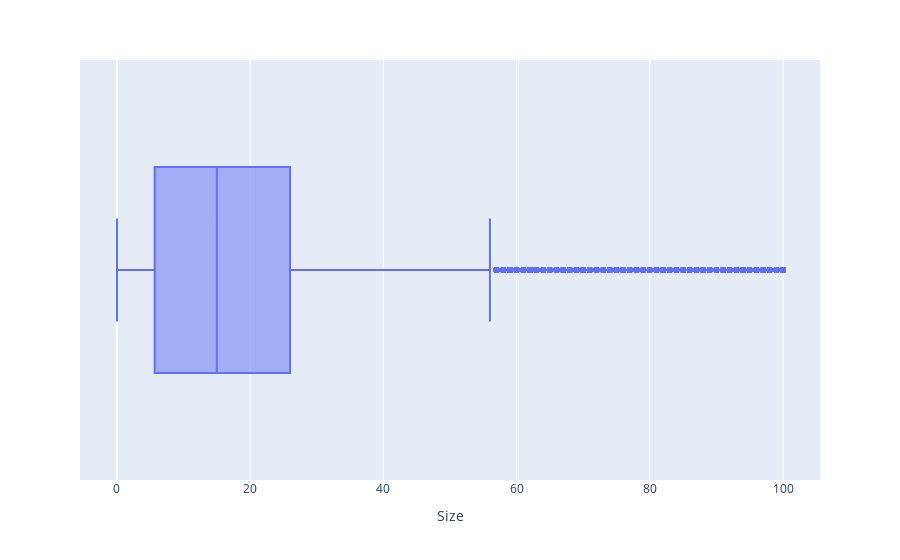

Here is the notebook cell this chart was saved with:
### Code cell
px.box(data_frame=df,x='Size')

### Figure 1 — Plotly figure (JSON) as saved in the notebook; plotly's stock layout.template omitted (floating-point values rounded to 4 significant figures; data arrays with more than 128 entries replaced by an {"elided": "..."} marker saying what was removed)
{"data": [{"alignmentgroup": "True", "hovertemplate": "Size=%{x}<extra></extra>", "legendgroup": "", "marker": {"color": "#636efa"}, "name": "", "notched": false, "offsetgroup": "", "orientation": "h", "showlegend": false, "type": "box", "x": {"elided": "10356 float values"}, "x0": " ", "xaxis": "x", "y0": " ", "yaxis": "y"}], "layout": {"boxmode": "group", "legend": {"tracegroupgap": 0}, "margin": {"t": 60}, "xaxis": {"anchor": "y", "domain": [0, 1], "title": {"text": "Size"}}, "yaxis": {"anchor": "x", "domain": [0, 1]}}}
